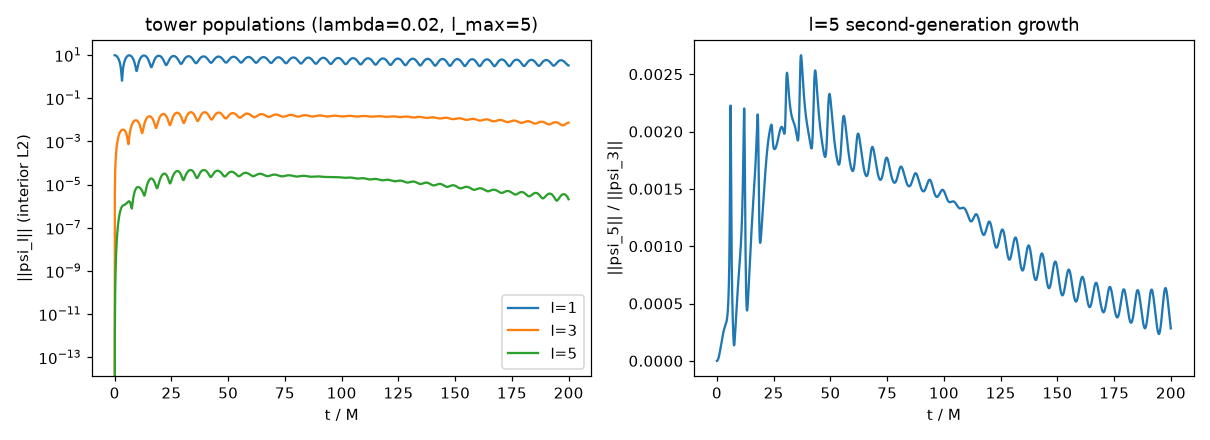

Here is the Python script that generated this plot:
#!/usr/bin/env python
"""Exact-answer sanity tests for the coupled (l, m=1) tower (evolve_tower.py).

Four falsifiable predictions, none depending on fit quality:

  [1] REGRESSION: with l_max=1 (one channel) the tower must reproduce the
      single-mode evolve.run to MACHINE PRECISION -- same psi(t), same
      cloud_norm(t) -- for both lambda=0 and lambda!=0. This validates that the
      refactor changed nothing about the physics of the existing mode
      (Qbar^1_{111}=1 and the operator is the same single-mode operator).

  [2] SOURCING: only l=1 is seeded, and the off-diagonal LINEAR coupling is
      dropped, so l=3 can be populated ONLY by the cubic. Hence:
        (a) at lambda=0, ||psi_3|| is EXACTLY 0 for all time;
        (b) at lambda!=0, ||psi_3|| grows, LINEAR in lambda (a cubic source
            ~ lambda*psi_1^3): ||psi_3||(2L)/||psi_3||(L) -> 2 while l=3 is passive.

  [3] TOWER HERMITICITY (instantaneous form): the multi-channel cubic is
      norm-conserving -- on ANY realized state sum_j Im(psi_j* F_j)=0, so it
      REDISTRIBUTES norm among channels but does no net work. We check this on the
      ACTUAL evolved probe-channel state at every recorded time, which is the true
      Hermiticity statement and is immune to seed transients. (NOTE: the earlier
      "Gamma_total(lambda)==Gamma_total(0)" phrasing is NOT a clean Hermiticity
      test -- with a raw Gaussian seed the O(lambda) Hermitian DETUNING reshapes
      the shedding transient, so a short-T total-norm inst_gamma picks up a
      genuine O(lambda) shift; the discriminator scan confirmed dGamma ~ lambda^1,
      not lambda^2, i.e. detuning/transient, not a net-work violation.)

  [4] CASCADE selection rule: with l_max=5 and only l=1 seeded, l=5 is
      SECOND-GENERATION -- three l=1's reach only l<=3 (Qbar^5_{111}=0), so l=5
      can be sourced only AFTER l=3 fills. Robust signature (immune to the
      damped-branch relaxation that made a raw end/mid ratio non-monotonic):
      l=5 reaches every fraction of its own peak LATER than l=3 (fill-time lag),
      and its early-time power law is steeper (l=3 ~ t^1 first-gen, l=5 ~ t^>=2).

Cheap decisive tests (damped a=0.9, alpha=0.5, short T), not production runs.
"""
import numpy as np, argparse, sys, os
_HERE = os.path.dirname(os.path.abspath(__file__))
sys.path.insert(0, os.path.dirname(_HERE))      # radial1d/
sys.path.insert(0, _HERE)                        # nonlinear/
import evolve
import evolve_tower
import angular


def main():
    ap = argparse.ArgumentParser()
    ap.add_argument("--alpha", type=float, default=0.50)
    ap.add_argument("--a", type=float, default=0.90)
    ap.add_argument("--T", type=float, default=200.)
    ap.add_argument("--N", type=int, default=1600)
    ap.add_argument("--xmin", type=float, default=-45.)
    ap.add_argument("--xmax", type=float, default=100.)
    ap.add_argument("--gmax", type=float, default=1.0)
    ap.add_argument("--eps", type=float, default=0.02)
    ap.add_argument("--lambda_ref", type=float, default=0.02)
    ap.add_argument("--amp", type=float, default=3.0)
    ap.add_argument("--plot", type=str, default=None)
    q = ap.parse_args()
    grid = dict(xmin=q.xmin, xmax=q.xmax, N=q.N, T=q.T, gmax=q.gmax, eps_match=q.eps)
    L = q.lambda_ref
    print(f"# tower sanity test  a={q.a} alpha={q.alpha} T={q.T} N={q.N} amp={q.amp} lambda_ref={L}")
    results = []

    # ---- [1] REGRESSION: l_max=1 tower == single-mode evolve.run (machine precision) ----
    print("\n[1] REGRESSION (l_max=1 tower == evolve.run):")
    reg_ok = True
    for lam in (0.0, L):
        single = evolve.run(q.alpha, q.a, q.xmin, q.xmax, q.N, q.T, gmax=q.gmax,
                            eps_match=q.eps, lambda_quartic=lam, init_amplitude=q.amp)
        tower = evolve_tower.run(q.alpha, q.a, 1, q.xmin, q.xmax, q.N, q.T, gmax=q.gmax,
                                eps_match=q.eps, lambda_quartic=lam, init_amplitude=q.amp)
        d_psi = np.max(np.abs(tower["psi"][0] - single["psi"]))
        d_cloud = np.max(np.abs(tower["cloud_norm"][0] - single["cloud_norm"]))
        scale = np.max(np.abs(single["psi"])) + 1e-300
        ok = d_psi < 1e-10 * scale and d_cloud < 1e-10 * (np.max(single["cloud_norm"]) + 1e-300)
        reg_ok &= ok
        print(f"    lambda={lam:+.3g}: max|dpsi|={d_psi:.2e}  max|dcloud|={d_cloud:.2e}  "
              f"{'PASS' if ok else 'FAIL'}")
    results.append(("[1] REGRESSION", reg_ok))

    # ---- [2] SOURCING: l=3 zero at lambda=0; linear in lambda otherwise ----
    print("\n[2] SOURCING (l=1 -> l=3 via the cubic):")
    t3_lin = evolve_tower.run(q.alpha, q.a, 3, **grid, lambda_quartic=0.0, init_amplitude=q.amp)
    l3_at_zero = np.max(np.abs(t3_lin["cloud_norm"][1]))
    zero_ok = l3_at_zero < 1e-14
    print(f"    lambda=0 : max||psi_3|| = {l3_at_zero:.2e}  (want ~0: nothing sources l=3)  "
          f"{'PASS' if zero_ok else 'FAIL'}")
    t3_L = evolve_tower.run(q.alpha, q.a, 3, **grid, lambda_quartic=L, init_amplitude=q.amp)
    t3_2L = evolve_tower.run(q.alpha, q.a, 3, **grid, lambda_quartic=2 * L, init_amplitude=q.amp)
    # ratio at an early record where l=3 is still passive (linear response to the l=1 source)
    k_early = len(t3_L["t"]) // 4
    n3_L = t3_L["cloud_norm"][1, k_early]; n3_2L = t3_2L["cloud_norm"][1, k_early]
    lam_ratio = n3_2L / n3_L if n3_L else np.nan
    lin_ok = abs(lam_ratio - 2.0) < 0.15
    print(f"    ||psi_3||(2L)/||psi_3||(L) @ t={t3_L['t'][k_early]:.0f} = {lam_ratio:.3f}  "
          f"(expect ~2, linear-in-lambda source)  {'PASS' if lin_ok else 'FAIL'}")
    results.append(("[2] SOURCING", zero_ok and lin_ok))

    # ---- [3] TOWER HERMITICITY: cubic does no net work on the evolved state ----
    # The exact statement is instantaneous: for the cubic force F_j on ANY channel
    # state, sum_j Im(psi_j* F_j) = 0 (norm is redistributed, not created). Check it
    # on the REALIZED probe-channel state at every recorded time -- transient-immune,
    # unlike a short-T total-norm inst_gamma (see docstring [3]).
    print("\n[3] TOWER HERMITICITY (cubic no-net-work on the evolved state):")
    _ls, _c, Qbar = angular.coupling_tensors(3, 1)     # matches the l_max=3 run t3_L
    psi_probe = t3_L["psi"]                              # (nl, ntime) evolved probe values
    worst_network = 0.0
    for k in range(psi_probe.shape[1]):
        p = psi_probe[:, k]
        force = np.einsum("jabc,a,b,c->j", Qbar, p, np.conj(p), p)
        net = abs(np.sum(np.imag(np.conj(p) * force)))
        channel_work = np.sum(np.abs(np.conj(p) * force)) + 1e-300
        worst_network = max(worst_network, net / channel_work)
    herm_ok = worst_network < 1e-12
    print(f"    worst |sum_j Im(psi_j* F_j)| / sum_j|psi_j* F_j| over time = "
          f"{worst_network:.2e}  (want ~0, machine)  {'PASS' if herm_ok else 'FAIL'}")
    results.append(("[3] TOWER HERMITICITY", herm_ok))

    # ---- [4] CASCADE: l=5 is second-generation -- lags l=3 in fill time ----
    print("\n[4] CASCADE selection rule (l=5 second-generation, l_max=5):")
    t5 = evolve_tower.run(q.alpha, q.a, 5, **grid, lambda_quartic=L, init_amplitude=q.amp)
    tt = t5["t"]; n3 = t5["cloud_norm"][1]; n5 = t5["cloud_norm"][2]
    def t_reach(nrm, frac):                              # time to first reach frac of own peak
        return tt[np.argmax(nrm >= frac * np.max(nrm))]
    fracs = (0.01, 0.1, 0.5)
    lags = {f: (t_reach(n3, f), t_reach(n5, f)) for f in fracs}
    lag_ok = all(t5_r > t3_r for (t3_r, t5_r) in lags.values())   # l=5 fills strictly later
    def early_slope(nrm):                                # log-log rise slope up to own peak
        mask = (tt > 0) & (nrm > 1e-12 * np.max(nrm)) & (tt < tt[np.argmax(nrm)])
        return np.polyfit(np.log(tt[mask]), np.log(nrm[mask]), 1)[0] if mask.sum() >= 5 else np.nan
    s3, s5 = early_slope(n3), early_slope(n5)
    slope_ok = s5 > s3 + 0.5                              # l=5 steeper => higher generation
    cascade_ok = lag_ok and slope_ok
    for f in fracs:
        t3_r, t5_r = lags[f]
        print(f"    t_reach({f:>4}*peak): l=3={t3_r:6.2f}  l=5={t5_r:6.2f}  (l=5 later?)")
    print(f"    early power law: l=3 ~ t^{s3:.2f} (first-gen)  l=5 ~ t^{s5:.2f} (second-gen)  "
          f"{'PASS' if cascade_ok else 'FAIL'}")
    results.append(("[4] CASCADE", cascade_ok))

    all_ok = all(ok for _, ok in results)
    print("\n  " + "  ".join(f"{name}:{'OK' if ok else 'X'}" for name, ok in results))
    print(f"  OVERALL: {'ALL PASS' if all_ok else 'CHECK FAILURES ABOVE'}")

    if q.plot:
        import matplotlib; matplotlib.use("Agg"); import matplotlib.pyplot as plt
        fig, axes = plt.subplots(1, 2, figsize=(11, 4))
        ls = t5["ls"]
        for i, l in enumerate(ls):
            axes[0].plot(t5["t"], np.abs(t5["cloud_norm"][i]), label=f"l={l}")
        axes[0].set_yscale("log"); axes[0].set_xlabel("t / M")
        axes[0].set_ylabel("||psi_l|| (interior L2)"); axes[0].legend()
        axes[0].set_title(f"tower populations (lambda={L}, l_max=5)")
        axes[1].plot(t5["t"], n5 / np.maximum(n3, 1e-300))
        axes[1].set_xlabel("t / M"); axes[1].set_ylabel("||psi_5|| / ||psi_3||")
        axes[1].set_title("l=5 second-generation growth")
        fig.tight_layout(); fig.savefig(q.plot, dpi=110); print("saved", q.plot)


if __name__ == "__main__":
    main()
